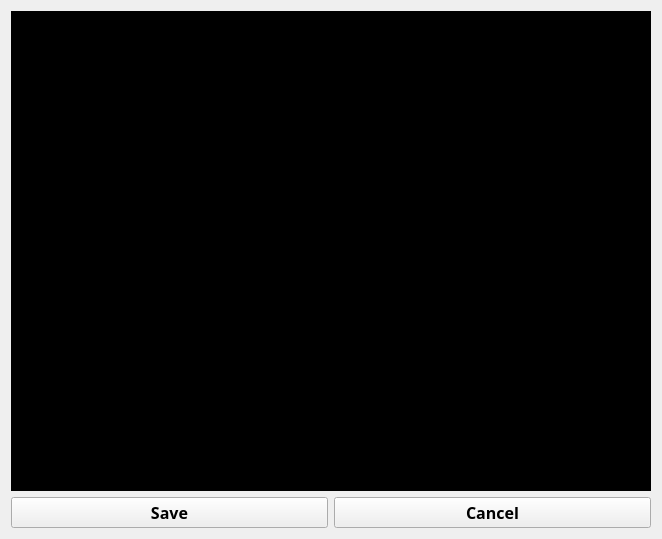
<?xml version="1.0" encoding="UTF-8"?>
<ui version="4.0">
 <class>Snipaste</class>
 <widget class="QWidget" name="Snipaste">
  <property name="geometry">
   <rect>
    <x>0</x>
    <y>0</y>
    <width>658</width>
    <height>533</height>
   </rect>
  </property>
  <property name="windowTitle">
   <string>Form</string>
  </property>
  <layout class="QVBoxLayout" name="verticalLayout">
   <item>
    <widget class="QLabel" name="label_frame">
     <property name="sizePolicy">
      <sizepolicy hsizetype="Fixed" vsizetype="Fixed">
       <horstretch>0</horstretch>
       <verstretch>0</verstretch>
      </sizepolicy>
     </property>
     <property name="minimumSize">
      <size>
       <width>640</width>
       <height>480</height>
      </size>
     </property>
     <property name="maximumSize">
      <size>
       <width>640</width>
       <height>480</height>
      </size>
     </property>
     <property name="styleSheet">
      <string notr="true">background-color: rgb(0, 0, 0);</string>
     </property>
     <property name="text">
      <string>TextLabel</string>
     </property>
     <property name="scaledContents">
      <bool>true</bool>
     </property>
    </widget>
   </item>
   <item>
    <layout class="QHBoxLayout" name="horizontalLayout">
     <item>
      <widget class="QPushButton" name="pushButton_save">
       <property name="font">
        <font>
         <family>等线</family>
         <pointsize>12</pointsize>
         <weight>75</weight>
         <bold>true</bold>
        </font>
       </property>
       <property name="text">
        <string>Save</string>
       </property>
      </widget>
     </item>
     <item>
      <widget class="QPushButton" name="pushButton_cancel">
       <property name="font">
        <font>
         <family>等线</family>
         <pointsize>12</pointsize>
         <weight>75</weight>
         <bold>true</bold>
        </font>
       </property>
       <property name="text">
        <string>Cancel</string>
       </property>
      </widget>
     </item>
    </layout>
   </item>
  </layout>
 </widget>
 <resources/>
 <connections/>
</ui>
